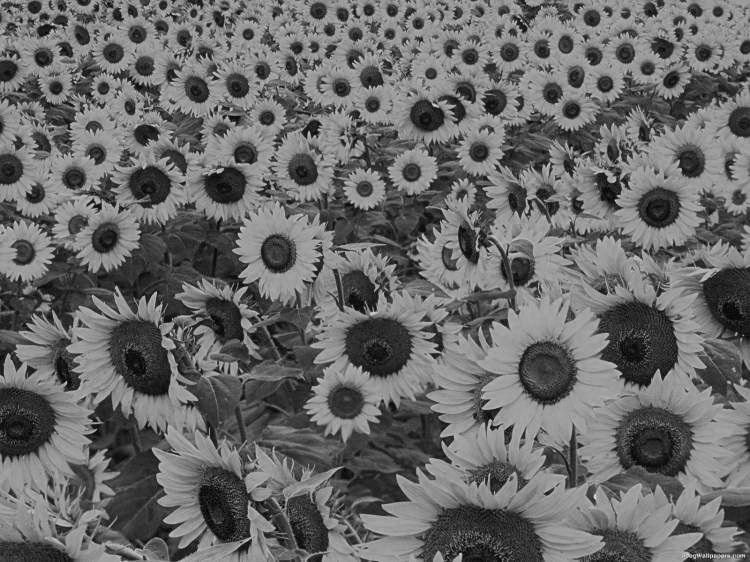
#> input picture Week 3/sunflower.tiff, 750 x 562 px
$ jupyter execute Assignment3.ipynb
#> lines starting #> are read from the running program, lines starting #| are printed output that depends on the picture
[cell 1]
import numpy as np
import matplotlib.pyplot as plt
from skimage.io import imread
from scipy.signal import convolve2d
from scipy.signal.windows import gaussian
from scipy.fft import fft2, ifft2, fftshift
from scipy.ndimage import gaussian_filter
from skimage.util import img_as_float
from skimage.feature import peak_local_max

## 1. Scale-space blob detector

### Problem 1.1

[cell 2]
def create_blob(sigma, set_N=False, N_selected=None):
    """Function for generating a gaussian blob for a given sigma"""
    if set_N == False:
        N = int(10*sigma)  # the axis scales are set to 10 times sigma
    else:
        N = N_selected
    blob_1d = gaussian(N, sigma)  # create the 1D discrete gaussian
    blob_2d = np.outer(blob_1d, blob_1d)  # expand to 2D
    blob_2d /= np.sum(blob_2d)  # normalize gaussian (integral should be 1)
    return blob_2d

def compute_scale_space(blob, tau):
    """Function for computing the scale space of the blob image"""
    G = create_blob(tau)  # create gaussian to compute scale space
    scale_space = convolve2d(blob, G)
    return scale_space

[cell 3]
test_sigma = np.array([1, 2, 3, 10])
test_blob = []

for sigma in test_sigma:
    test_blob.append(create_blob(sigma))


plt.figure(figsize=(12, 4))
for i in range(len(test_blob)):
    plt.subplot(1, 4, i+1)
    plt.imshow(test_blob[i], cmap="gray")
    plt.title(rf"$\sigma$ = {test_sigma[i]}")
    plt.xlabel("x")
    plt.ylabel("y")
    plt.colorbar(shrink=0.5)

plt.tight_layout()

[cell 4]
sigma1 = 1
tau1 = 2

blob1 = create_blob(sigma=sigma1)
scale_space1 = compute_scale_space(blob1, tau=tau1)

plt.subplot(1, 2, 1)
plt.imshow(blob1, cmap="grey")
plt.colorbar(shrink=0.5)
plt.title(rf"B($\sigma$={sigma1})")
plt.xlabel("x")

plt.subplot(1, 2, 2)
plt.imshow(scale_space1, cmap="grey")
plt.colorbar(shrink=0.5)
plt.title(rf"B($\sigma={sigma1}$) * G($\tau$={tau1})")
plt.ylabel("y")

plt.tight_layout()

[cell 5]
sigma_new = np.sqrt(sigma1**2 + tau1**2)

blob3 = create_blob(sigma=sigma_new, set_N=True, N_selected=len(scale_space1))

plt.imshow(blob3, cmap="grey")
plt.colorbar()
plt.title(rf"B($\sigma$=sqrt(5))")

[cell 6]
plt.imshow(np.abs(blob3-scale_space1), cmap="gray")
plt.colorbar()
plt.title("Difference image")
plt.tight_layout()

### Problem 1.2 iii)

[cell 7]
def H(tau, sigma=1):
    return - tau**2 / (np.pi * (sigma**2 + tau**2)**2)

[cell 8]
tau_axis = np.linspace(-4, 4, 1000)

plt.plot(tau_axis, H(tau_axis))
plt.xlabel(r"$\tau$")
plt.ylabel(r"$H(0,0,\tau)$")
plt.title("Scale normalized Laplacian at x=0, y=0")
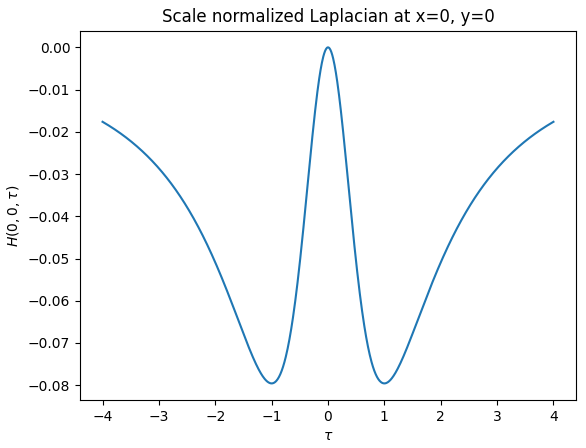
#> figure drawn by matplotlib, 1 panel; curve peaks at x = -0.004, y = -5.1e-06

### Problem 1.3

[cell 9]
sunflower = img_as_float(imread("sunflower.tiff"))
#> sunflower: shape (562, 750) float64; min 0.00392, max 0.941, mean 0.412

plt.imshow(sunflower, vmin=0, vmax=1, cmap="gray")
plt.axis("off")
plt.title("Original image")

[cell 10]
def scale_norm_laplacian(tau):
    """Calculate scale space of scale normalized Laplacian of sunflower.tiff"""
    return (tau**2 * gaussian_filter(sunflower, sigma=tau, order=(0, 2))
            + tau**2 * gaussian_filter(sunflower, sigma=tau, order=(2, 0)))

[cell 11]
tau_values = np.linspace(3, 30, 100)
scale_norm_l_array = np.zeros((sunflower.shape[0], sunflower.shape[1], len(tau_values)))

for i, tau in enumerate(tau_values):
    scale_norm_l_array[:, :, i] = scale_norm_laplacian(tau)

footprint = np.ones((3,3,3))
abs_peaks = peak_local_max(np.abs(scale_norm_l_array), num_peaks=150, footprint=footprint)

[cell 12]
plt.imshow(sunflower, vmin=0, vmax=1, cmap="gray")

for i in range(len(abs_peaks[:,2])):
    if scale_norm_l_array[abs_peaks[i,0], abs_peaks[i,1], abs_peaks[i,2]] < 0:
        plt.scatter(abs_peaks[i,1], abs_peaks[i,0], s=1, c="red")
        circle = plt.Circle((abs_peaks[i,1], abs_peaks[i,0]), tau_values[abs_peaks[i,2]],
                            fill=False, color="red")
        plt.gca().add_patch(circle)
    elif scale_norm_l_array[abs_peaks[i,0], abs_peaks[i,1], abs_peaks[i,2]] > 0:
        plt.scatter(abs_peaks[i,1], abs_peaks[i,0], s=1, c="blue")
        circle = plt.Circle((abs_peaks[i,1], abs_peaks[i,0]), tau_values[abs_peaks[i,2]],
                            fill=False, color="blue")
        plt.gca().add_patch(circle)

plt.axis("off")
#> Out = (-0.5, 749.5, 561.5, -0.5)
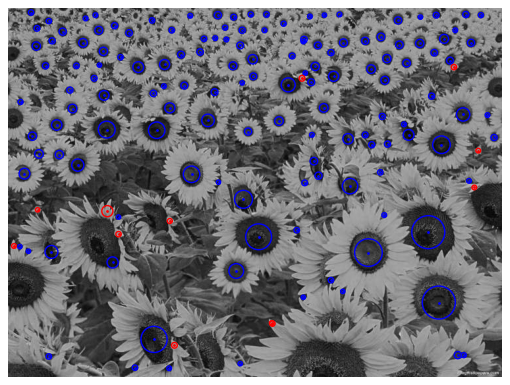
#> figure drawn by matplotlib, 1 panel

## 3. Fourier Transform - In Practice

### Problem 3.1

[cell 13]
A = imread("trui.png")
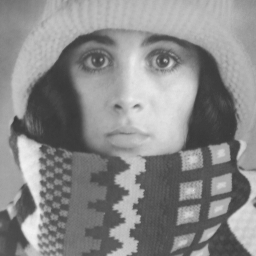
#> input picture Week 3/trui.png, 256 x 256 px
#> A is the input picture: shape (256, 256); min 56, max 241, mean 137.7
A_powerspec = np.abs(fft2(A))**2
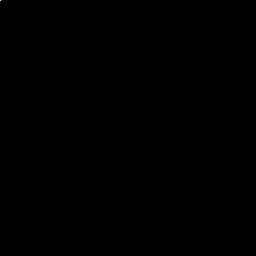
#> A_powerspec: shape (256, 256) float64; min 9.01, max 8.14e+13, mean 1.4e+09; drawn with min black and max white
A_powerspec_shifted = fftshift(A_powerspec)

[cell 14]
plt.subplot(1,2,1)
plt.imshow(A, cmap="gray")
plt.axis("off")

plt.subplot(1,2,2)
plt.imshow(np.log(A_powerspec_shifted+1), cmap="gray")
plt.title("log(power spectrum+1)")
plt.colorbar(shrink=0.5)

plt.tight_layout()
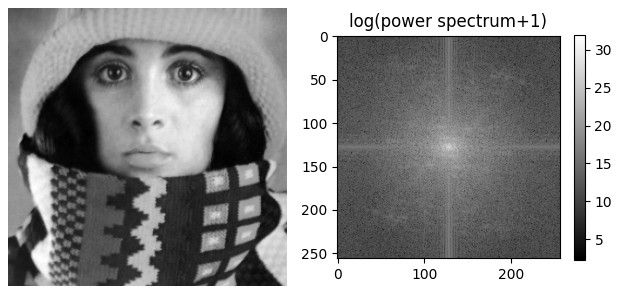
#> figure drawn by matplotlib, 3 panels
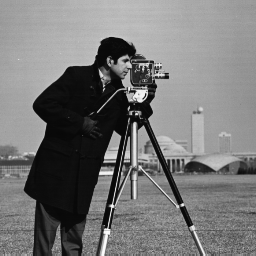
#> input picture Week 3/cameraman.tif, 256 x 256 px
#> further down, B is the input picture: shape (256, 256); min 7, max 253, mean 118.7

### Problem 3.2

[cell 15]
def cos_func(x, y, a0, v0, w0):
    return a0 * np.cos(v0*x + w0*y)

def add_cos(image, a0, v0, w0):
    """Adds cosine waves to an image"""
#> called with a0 = 0.1, v0 = 0.2, w0 = 0.3
    I = img_as_float(image)
    rows, cols = I.shape
#> rows = 256; cols = 256
    x = np.arange(cols)
#> x = 256 values from 0 to 255
    y = np.arange(rows)
#> y = 256 values from 0 to 255
    X, Y = np.meshgrid(x, y)
    I += cos_func(X, Y, a0=a0, v0=v0, w0=w0)
#> in cos_func, `return a0 * np.cos(v0*x + w0*y)`:
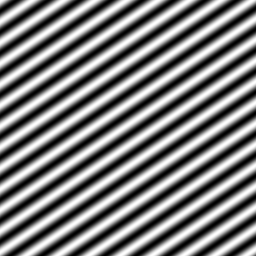
#> returned value: shape (256, 256) float64; min -0.1, max 0.1, mean 1.8e-05; drawn with min black and max white
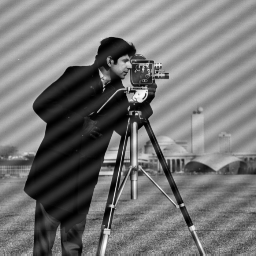
#> I: shape (256, 256) float64; min -0.0686, max 1.08, mean 0.466; drawn with min black and max white
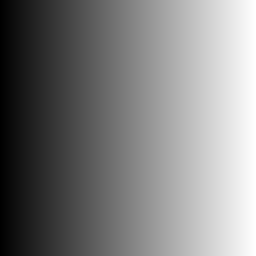
#> X: shape (256, 256) int64; min 0, max 255, mean 127.5
    return I

[cell 16]
B = imread("cameraman.tif")

B_withcos = add_cos(B, 0.1, 0.2, 0.3)

plt.subplot(1,2,1)
plt.imshow(B, cmap="gray")
plt.axis("off")
plt.title("Original")

plt.subplot(1,2,2)
plt.imshow(B_withcos, cmap="gray")
plt.axis("off")
plt.title("Cosine noise added")

[cell 17]
B_powerspec = np.abs(fft2(B))**2
B_withcos_powerspec = np.abs(fft2(B_withcos))**2

B_withcos_powerspec_shifted = fftshift(B_withcos_powerspec)
B_powerpec_shifted = fftshift(B_powerspec)

plt.figure(figsize=(8,4))

plt.subplot(1,2,1)
plt.imshow(np.log(B_powerpec_shifted+1), cmap="gray")
plt.title("Powerspectrum of original image")
plt.colorbar(shrink=0.8)

plt.subplot(1,2,2)
plt.imshow(np.log(B_withcos_powerspec_shifted+1), cmap="gray")
plt.title("Power spectrum of altered image")
plt.colorbar(shrink=0.8)

plt.tight_layout()
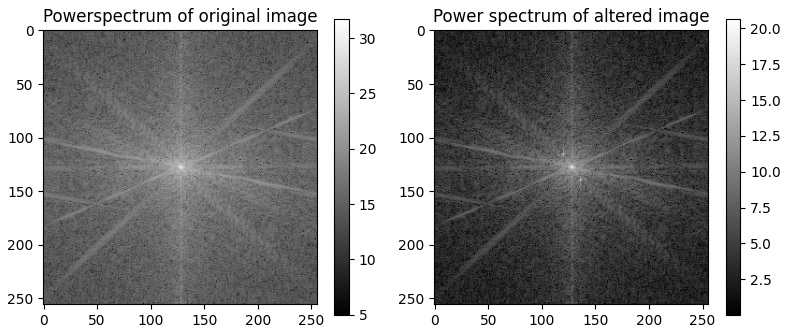
#> figure drawn by matplotlib, 4 panels

[cell 18]
def cos_filter(image, v0, w0):
    """Filter for removing cosine noise from an image"""
#> called with v0 = 0.2, w0 = 0.3
    peak_row = int(np.round(w0/(2*np.pi)*image.shape[0]))
#> peak_row = 12
    peak_col = int(np.round(v0/(2*np.pi)*image.shape[1]))
#> peak_col = 8

    filter_f = np.ones(image.shape)
    filter_f[peak_row-1:peak_row+2, peak_col-1:peak_col+2] = 0
    filter_f[-peak_row-1:-peak_row+2, -peak_col-1:-peak_col+2] = 0

    image_filtered_ft = filter_f * fft2(image)
    image_filtered = np.real(ifft2(image_filtered_ft))

    return image_filtered

B_cos_filtered = cos_filter(B_withcos, v0=0.2, w0=0.3)

[cell 19]
plt.subplot(1,2,1)
plt.imshow(B_withcos, cmap="gray")
plt.axis("off")
plt.title("Cosine noise added")

plt.subplot(1,2,2)
plt.imshow(B_cos_filtered, cmap="gray")
plt.axis("off")
plt.title("Cosine noise filtered away")
